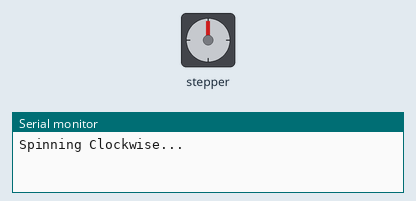
Bench run of a sketch on a simulated Arduino Uno, built with avr-gcc and run on an emulated ATmega328P. Parts: stepper motor, the last lines printed to the serial monitor. Stepper angles assume 2048 steps per turn.

Above: at 0.05 s.
At 3.05 s:
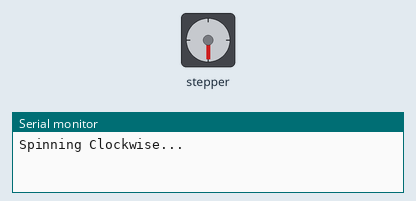
At 6.05 s:
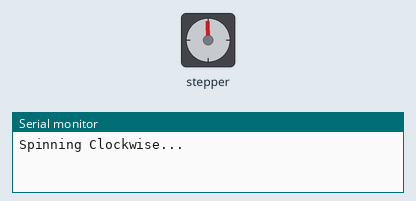
At 12.75 s:
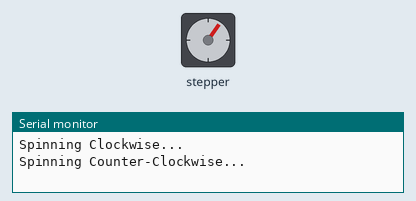
Timing chart, 0 to 18.3 s (numbered marks = the images above):
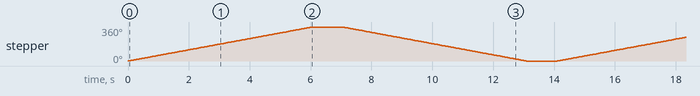

The sketch:

12_stepper_motor.ino
```cpp
/*
  Project 12: Stepper Motor Basics
  Description: Rotates a 28BYJ-48 stepper motor exactly 1 full rotation clockwise, then counter-clockwise.
  Author: Arduino-Beginner-Master-Hub
*/

#include <Stepper.h>

// The 28BYJ-48 motor has exactly 2048 steps per full revolution
const int stepsPerRevolution = 2048;

// Initialize the stepper library on pins 8 through 11.
// NOTE: The weird sequence 8, 10, 9, 11 is REQUIRED for the 28BYJ-48 motor!
Stepper myStepper(stepsPerRevolution, 8, 10, 9, 11);

void setup() {
  // Set the speed to 10 RPM (Revolutions Per Minute)
  // Don't set this higher than 15 or the motor will just vibrate and skip steps!
  myStepper.setSpeed(10);

  Serial.begin(9600);
}

void loop() {
  // Step clockwise exactly 1 rotation
  Serial.println("Spinning Clockwise...");
  myStepper.step(stepsPerRevolution);
  delay(1000);

  // Step counter-clockwise exactly 1 rotation
  Serial.println("Spinning Counter-Clockwise...");
  myStepper.step(-stepsPerRevolution);
  delay(1000);
}
```

Measured:
- by itself, stepper: turns 360° clockwise in 6.0 s, then 360° counter-clockwise in 6.0 s, repeating every 14.1 s
